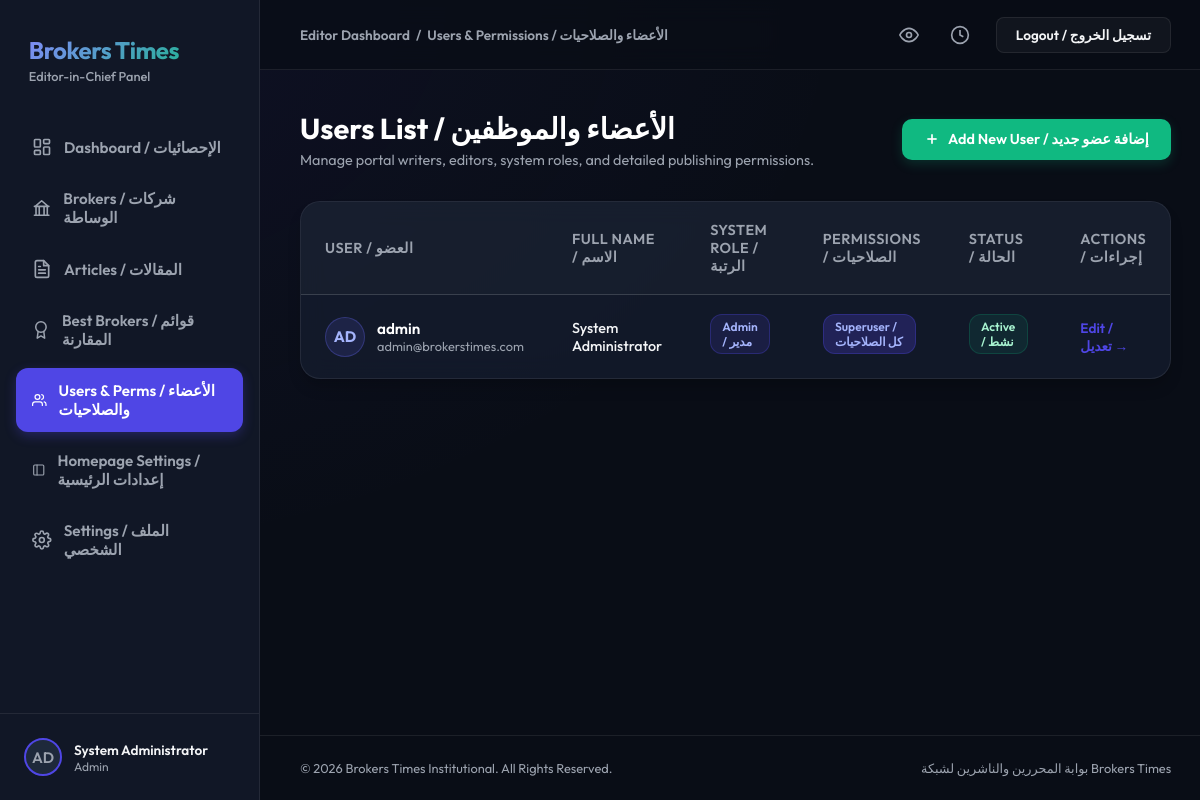
The page /dashboard/users/ (signed in) on the database as committed earlier.
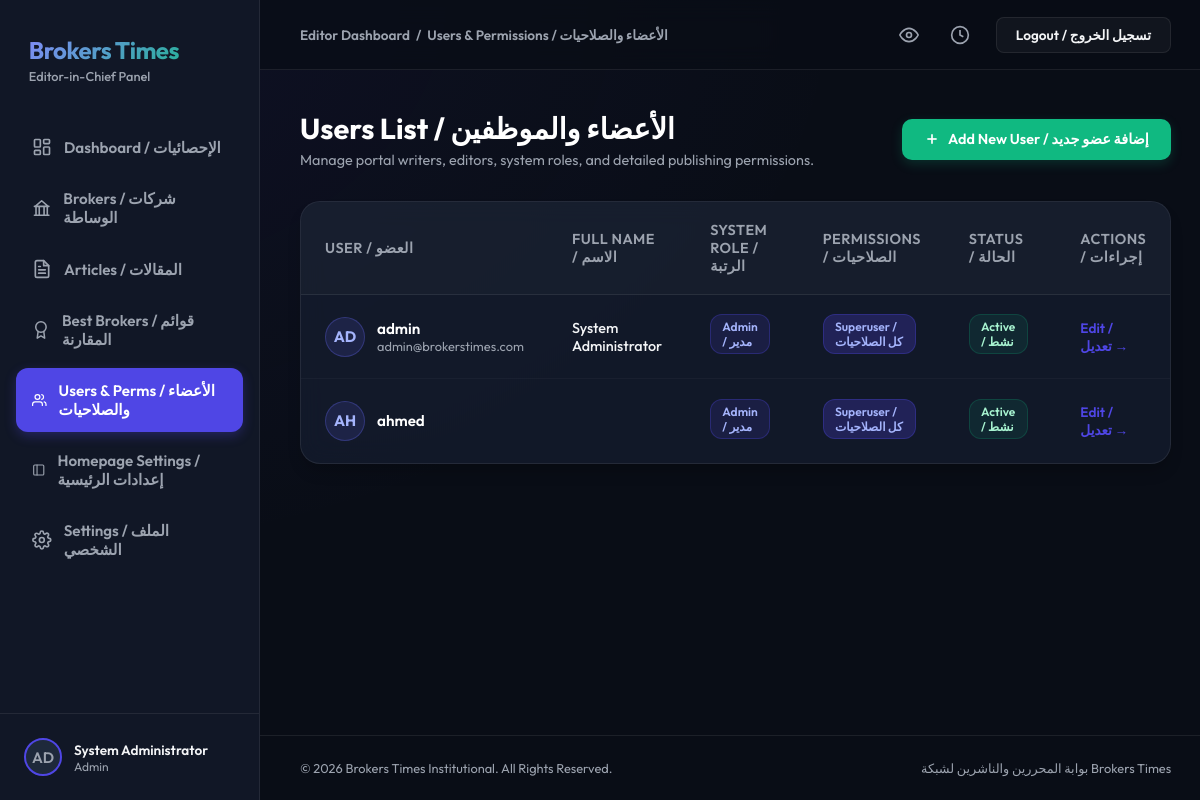
The same page on the database as committed later.
### users/models.py (models this page shows, shortened)
class CustomUser(AbstractUser):
    ROLE_CHOICES = [
        ('admin', 'Admin'),
        ('editor', 'Editor'),
        ('writer', 'Writer'),
        ('user', 'Standard User'),
    ]
    PREFERRED_LANGUAGE_CHOICES = [
        ('ar', 'العربية'),
        ('en', 'English'),
    ]
    role = models.CharField(max_length=20, choices=ROLE_CHOICES, default='user')
    preferred_language = models.CharField(max_length=5, choices=PREFERRED_LANGUAGE_CHOICES, default='ar')
    bio = models.TextField(blank=True)
    avatar = models.ImageField(upload_to='avatars/', blank=True, null=True)
    facebook_url = models.URLField(max_length=500, blank=True, null=True)
    linkedin_url = models.URLField(max_length=500, blank=True, null=True)
    class Meta:
        permissions = [
            ("can_publish", "Can publish articles/brokers"),
            ("can_edit", "Can edit articles/brokers"),
            ("can_manage_brokers", "Can manage brokers"),
        ]

### users/views.py (the view)
# urls.py: path('dashboard/users/', DashboardUsersView.as_view(), name='dashboard_users'),
class DashboardUsersView(AdminRequiredMixin, ListView):
    model = CustomUser
    template_name = 'dashboard/users.html'
    context_object_name = 'users'
    def get_queryset(self):
        return CustomUser.objects.all().order_by('username')

### users/views.py (called while the page is built)
    def dispatch(self, request, *args, **kwargs):
        if not request.user.is_authenticated:
            return super().dispatch(request, *args, **kwargs)
        if not (request.user.role == 'admin' or request.user.is_superuser):
            from django.core.exceptions import PermissionDenied
            raise PermissionDenied("You do not have permission to access user management.")
        return super().dispatch(request, *args, **kwargs)

### users/templates/dashboard/users.html (shortened to what this page needs)
{% extends 'dashboard/base.html' %}
{% block nav_users %}active{% endblock %}
{% block section_name %}Users & Permissions / الأعضاء والصلاحيات{% endblock %}
{% block content %}
<div class="page-header-container">
    <div class="page-title-area">
        <h1>Users List / الأعضاء والموظفين</h1>
        <p>Manage portal writers, editors, system roles, and detailed publishing permissions.</p>
    </div>
    <a href="{% url 'dashboard_users_add' %}" class="btn-action">
        <svg viewBox="0 0 24 24"><line x1="12" y1="5" x2="12" y2="19"></line><line x1="5" y1="12" x2="19" y2="12"></line></svg>
        <span>Add New User / إضافة عضو جديد</span>
    </a>
</div>
<div class="table-container">
    <div class="table-responsive">
        <table class="data-table">
            <thead>
                <tr>
                    <th>User / العضو</th>
                    <th>Full Name / الاسم</th>
                    <th>System Role / الرتبة</th>
                    <th>Permissions / الصلاحيات</th>
                    <th>Status / الحالة</th>
                    <th>Actions / إجراءات</th>
                </tr>
            </thead>
            <tbody>
                {% for u in users %}
                <tr>
                    <td>
                        <div class="user-avatar-cell">
                            {% if u.avatar %}
                                <img src="{{ u.avatar.url }}" alt="Avatar">
                            {% else %}
                                <span class="user-avatar-placeholder-cell">{{ u.username|slice:":2"|upper }}</span>
                            {% endif %}
                            <div class="user-meta-info">
                                <span class="user-username">{{ u.username }}</span>
                                <span class="user-email">{{ u.email }}</span>
                            </div>
                        </div>
                    </td>
                    <td>
                        <span style="font-weight: 500;">{{ u.first_name }} {{ u.last_name }}</span>
                    </td>
                    <td>
                        {% if u.role == 'admin' %}
                            <span class="badge-pill badge-primary">Admin / مدير</span>
                        {% elif u.role == 'editor' %}
                            <span class="badge-pill badge-warning">Editor / محرر رئيسي</span>
                        {% elif u.role == 'writer' %}
                            <span class="badge-pill badge-success">Writer / كاتب</span>
                        {% else %}
                            <span class="badge-pill badge-secondary">User / عضو عادي</span>
                        {% endif %}
                    </td>
                    <td>
                        {% if u.is_superuser %}
                            <span class="badge-pill badge-primary" style="background: rgba(79,70,229,0.25);">Superuser / كل الصلاحيات</span>
                        {% endif %}
                    </td>
                    <td>
                        {% if u.is_active %}
                            <span class="badge-pill badge-success" style="background: rgba(16, 185, 129, 0.1); border-color: rgba(16, 185, 129, 0.2);">Active / نشط</span>
                        {% else %}
                            <span class="badge-pill badge-danger" style="background: rgba(239, 68, 68, 0.1); border-color: rgba(239, 68, 68, 0.2);">Suspended / معطل</span>
                        {% endif %}
                    </td>
                    <td>
                        <a href="{% url 'dashboard_users_edit' u.pk %}" class="btn-edit-inline">Edit / تعديل &rarr;</a>
                    </td>
                </tr>
                {% endfor %}
            </tbody>
        </table>
    </div>
</div>
{% endblock %}

### users/templates/dashboard/base.html (shortened to what this page needs)
<!DOCTYPE html>
<html lang="en">
<head>
</head>
<body>
    <div class="sidebar">
        <div class="sidebar-brand">
            <span class="brand-name">Brokers Times</span>
            <span class="brand-sub">Editor-in-Chief Panel</span>
        </div>
        <ul class="sidebar-menu">
            <li class="menu-item {% block nav_dashboard %}{% endblock %}">
                <a href="{% url 'dashboard' %}">
                    <svg viewBox="0 0 24 24"><rect x="3" y="3" width="7" height="9" rx="1"></rect><rect x="14" y="3" width="7" height="5" rx="1"></rect><rect x="14" y="12" width="7" height="9" rx="1"></rect><rect x="3" y="16" width="7" height="5" rx="1"></rect></svg>
                    <span>Dashboard / الإحصائيات</span>
                </a>
            </li>
            <li class="menu-item {% block nav_brokers %}{% endblock %}">
                <a href="{% url 'dashboard_brokers' %}">
                    <svg viewBox="0 0 24 24"><path d="M3 21h18M3 10h18M5 10v11M19 10v11M9 10v11M15 10v11M4 10h16L12 3z"></path></svg>
                    <span>Brokers / شركات الوساطة</span>
                </a>
            </li>
            <li class="menu-item {% block nav_articles %}{% endblock %}">
                <a href="{% url 'dashboard_articles' %}">
                    <svg viewBox="0 0 24 24"><path d="M14 2H6a2 2 0 0 0-2 2v16a2 2 0 0 0 2 2h12a2 2 0 0 0 2-2V8z"></path><polyline points="14 2 14 8 20 8"></polyline><line x1="16" y1="13" x2="8" y2="13"></line><line x1="16" y1="17" x2="8" y2="17"></line><polyline points="10 9 9 9 8 9"></polyline></svg>
                    <span>Articles / المقالات</span>
                </a>
            </li>
            <li class="menu-item {% block nav_best_brokers %}{% endblock %}">
                <a href="{% url 'dashboard_best_brokers' %}">
                    <svg viewBox="0 0 24 24"><circle cx="12" cy="8" r="7"></circle><polyline points="8.21 13.89 7 23 12 20 17 23 15.79 13.88"></polyline></svg>
                    <span>Best Brokers / قوائم المقارنة</span>
                </a>
            </li>
            {% if user.role == 'admin' or user.is_superuser or user.is_staff %}
            <li class="menu-item {% block nav_users %}{% endblock %}">
                <a href="{% url 'dashboard_users' %}">
                    <svg viewBox="0 0 24 24"><path d="M17 21v-2a4 4 0 0 0-4-4H5a4 4 0 0 0-4 4v2"></path><circle cx="9" cy="7" r="4"></circle><path d="M23 21v-2a4 4 0 0 0-3-3.87"></path><path d="M16 3.13a4 4 0 0 1 0 7.75"></path></svg>
                    <span>Users & Perms / الأعضاء والصلاحيات</span>
                </a>
            </li>
            <li class="menu-item {% block nav_homepage_settings %}{% endblock %}">
                <a href="{% url 'dashboard_homepage_settings' %}">
                    <svg viewBox="0 0 24 24"><rect x="3" y="3" width="18" height="18" rx="2" ry="2"></rect><line x1="9" y1="3" x2="9" y2="21"></line></svg>
                    <span>Homepage Settings / إعدادات الرئيسية</span>
                </a>
            </li>
            {% endif %}
            <li class="menu-item {% block nav_settings %}{% endblock %}">
                <a href="{% url 'profile' %}">
                    <span>Settings / الملف الشخصي</span>
                </a>
            </li>
        </ul>
        <div class="sidebar-footer">
            <div class="user-avatar-small">
                {% if user.avatar %}
                    <img src="{{ user.avatar.url }}" alt="Avatar">
                {% else %}
                    <span class="user-avatar-placeholder">{{ user.username|slice:":2" }}</span>
                {% endif %}
            </div>
            <div class="user-info">
                <span class="user-name">{{ user.first_name }} {{ user.last_name }}</span>
                <span class="user-role">{{ user.get_role_display }}</span>
            </div>
        </div>
    </div>
    <div class="main-panel">
        <div class="topbar">
            <div class="breadcrumbs">
                <span>Editor Dashboard</span>
                <span>/</span>
                <span>{% block section_name %}Home{% endblock %}</span>
            </div>
            <div class="topbar-actions">
                <button class="action-icon-btn" title="View Portal">
                    <svg viewBox="0 0 24 24"><path d="M1 12s4-8 11-8 11 8 11 8-4 8-11 8-11-8-11-8z"></path><circle cx="12" cy="12" r="3"></circle></svg>
                </button>
                <button class="action-icon-btn" title="Recent History">
                    <svg viewBox="0 0 24 24"><circle cx="12" cy="12" r="10"></circle><polyline points="12 6 12 12 16 14"></polyline></svg>
                </button>
                <a href="{% url 'logout' %}" class="btn-top btn-top-secondary">Logout / تسجيل الخروج</a>
            </div>
        </div>
        <div class="content-body">
            {% block content %}{% endblock %}
        </div>
        <div class="footer">
            <span>&copy; 2026 Brokers Times Institutional. All Rights Reserved.</span>
            <span>بوابة المحررين والناشرين لشبكة Brokers Times</span>
        </div>
    </div>
</body>
</html>

### users/templates/dashboard/base.html (style rules this page uses)
:root { --bg-color: #090d16; --sidebar-bg: #111726; --card-bg: rgba(22, 30, 49, 0.7); --primary: #4f46e5; --primary-hover: #4338ca; --accent: #10b981; --text-color: #f3f4f6; --text-muted: #9ca3af; --border-color: rgba(255, 255, 255, 0.08); --danger: #ef4444; }
* { box-sizing: border-box; margin: 0; padding: 0; }
body { background-color: var(--bg-color); background-image: radial-gradient(at 0% 0%, rgba(79, 70, 229, 0.08) 0px, transparent 50%); color: var(--text-color); font-family: 'Outfit', 'Cairo', sans-serif; min-height: 100vh; display: flex; }
.sidebar { width: 260px; background-color: var(--sidebar-bg); border-right: 1px solid var(--border-color); display: flex; flex-direction: column; position: fixed; height: 100vh; top: 0; left: 0; z-index: 10; }
.sidebar-brand { padding: 2.2rem 1.8rem 1rem; display: flex; flex-direction: column; }
.brand-name { font-size: 1.5rem; font-weight: 700; letter-spacing: -0.5px; background: linear-gradient(135deg, #818cf8, var(--accent)); -webkit-background-clip: text; -webkit-text-fill-color: transparent; }
.brand-sub { font-size: 0.8rem; color: var(--text-muted); margin-top: 0.2rem; font-weight: 500; }
.sidebar-menu { list-style: none; padding: 1.5rem 1rem; display: flex; flex-direction: column; gap: 0.4rem; flex: 1; }
.menu-item a { display: flex; align-items: center; padding: 0.8rem 1rem; color: var(--text-muted); text-decoration: none; border-radius: 12px; font-size: 0.95rem; font-weight: 600; transition: all 0.3s ease; gap: 12px; }
.menu-item a svg { width: 20px; height: 20px; fill: none; stroke: currentColor; stroke-width: 2; stroke-linecap: round; stroke-linejoin: round; transition: stroke 0.3s ease; }
.menu-item.active a { color: white; background: var(--primary); box-shadow: 0 4px 12px rgba(79, 70, 229, 0.3); }
.menu-item.active a svg { stroke: white; }
.sidebar-footer { padding: 1.5rem; border-top: 1px solid var(--border-color); display: flex; align-items: center; gap: 12px; }
.user-avatar-small { width: 38px; height: 38px; border-radius: 50%; overflow: hidden; background: #1e293b; display: flex; align-items: center; justify-content: center; border: 2px solid var(--primary); }
.user-avatar-placeholder { font-size: 0.95rem; font-weight: 600; color: var(--text-muted); text-transform: uppercase; }
.user-info { display: flex; flex-direction: column; overflow: hidden; }
.user-name { font-size: 0.85rem; font-weight: 600; white-space: nowrap; overflow: hidden; text-overflow: ellipsis; }
.user-role { font-size: 0.75rem; color: var(--text-muted); }
.main-panel { margin-left: 260px; flex: 1; display: flex; flex-direction: column; min-height: 100vh; position: relative; }
.topbar { height: 70px; background: rgba(9, 13, 22, 0.7); backdrop-filter: blur(12px); border-bottom: 1px solid var(--border-color); display: flex; align-items: center; justify-content: space-between; padding: 0 2.5rem; position: sticky; top: 0; z-index: 9; }
.breadcrumbs { font-size: 0.85rem; font-weight: 600; color: var(--text-muted); display: flex; align-items: center; gap: 6px; }
.topbar-actions { display: flex; align-items: center; gap: 1.2rem; }
.action-icon-btn { background: none; border: none; color: var(--text-muted); cursor: pointer; display: flex; align-items: center; justify-content: center; padding: 6px; border-radius: 8px; transition: all 0.3s ease; }
.action-icon-btn svg { width: 20px; height: 20px; fill: none; stroke: currentColor; stroke-width: 2; }
.btn-top { padding: 0.5rem 1.2rem; border-radius: 8px; font-size: 0.85rem; font-weight: 600; cursor: pointer; transition: all 0.3s ease; text-decoration: none; display: inline-flex; align-items: center; }
.btn-top-secondary { background: rgba(255, 255, 255, 0.04); color: var(--text-color); border: 1px solid var(--border-color); }
.content-body { padding: 2.5rem; flex: 1; }
.footer { padding: 1.5rem 2.5rem; border-top: 1px solid var(--border-color); font-size: 0.8rem; color: var(--text-muted); display: flex; justify-content: space-between; align-items: center; }

Rows that differ between the two databases and show on the page:
added CustomUser: username "AH", username "ahmed", role "Admin / مدير", is_superuser "Superuser / كل الصلاحيات", is_active "Active / نشط"
